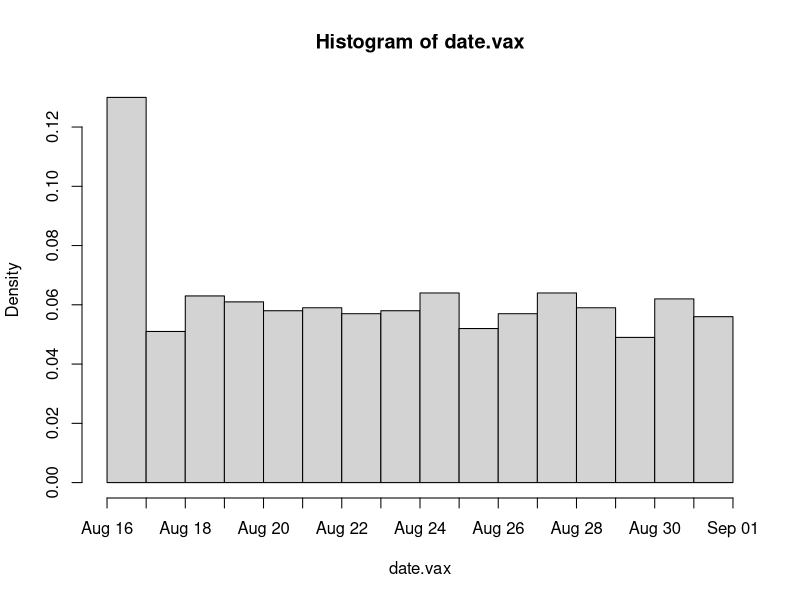
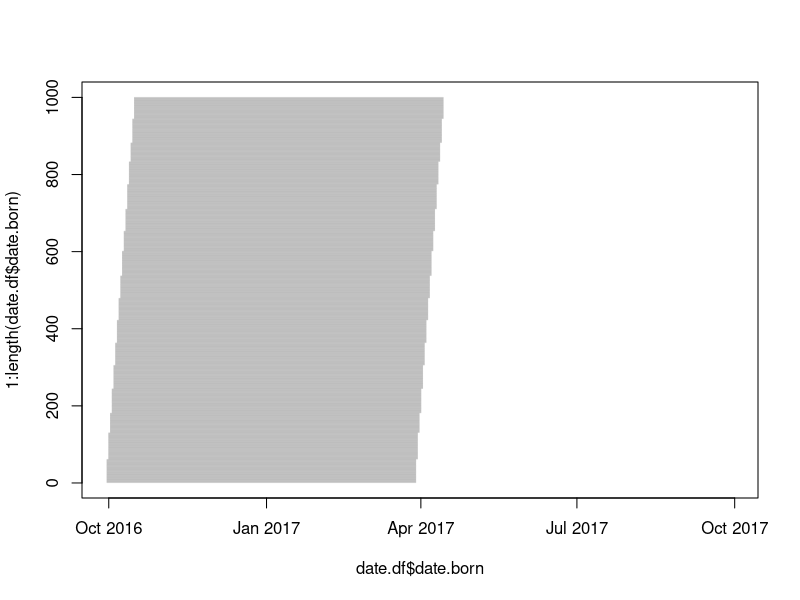
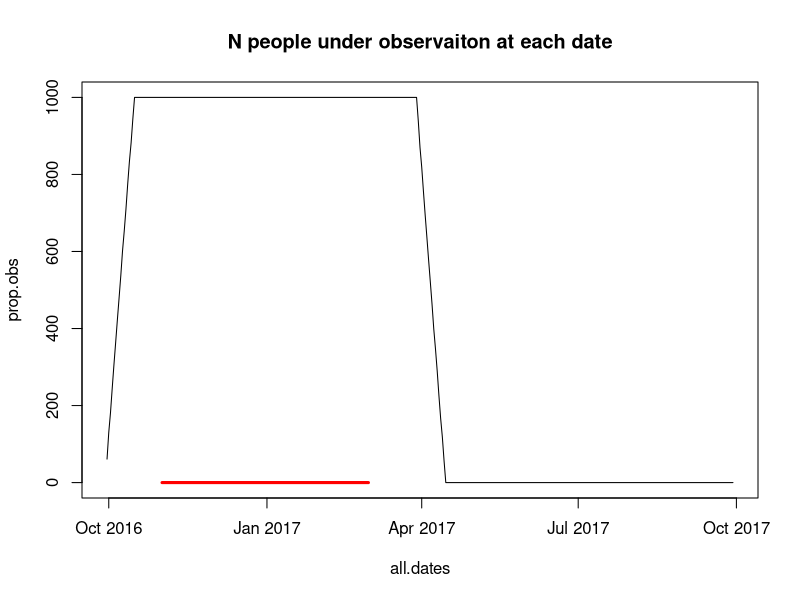
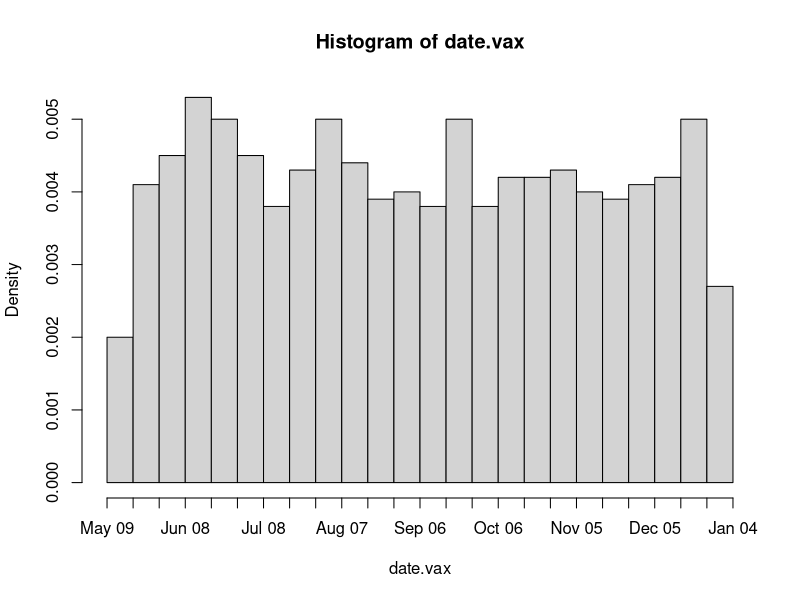
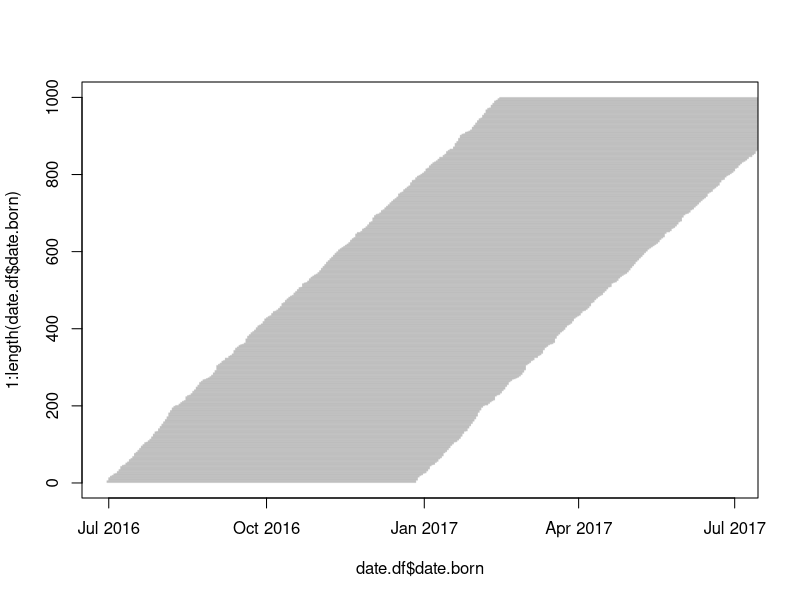
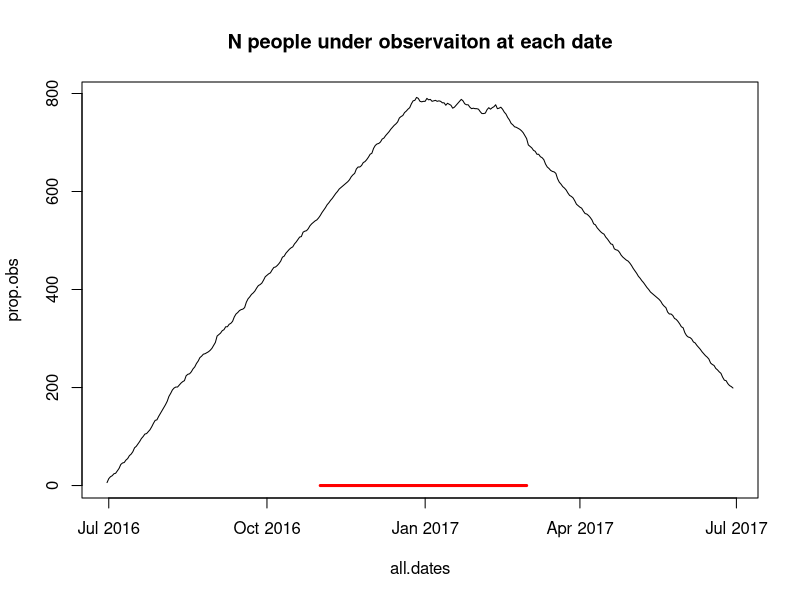
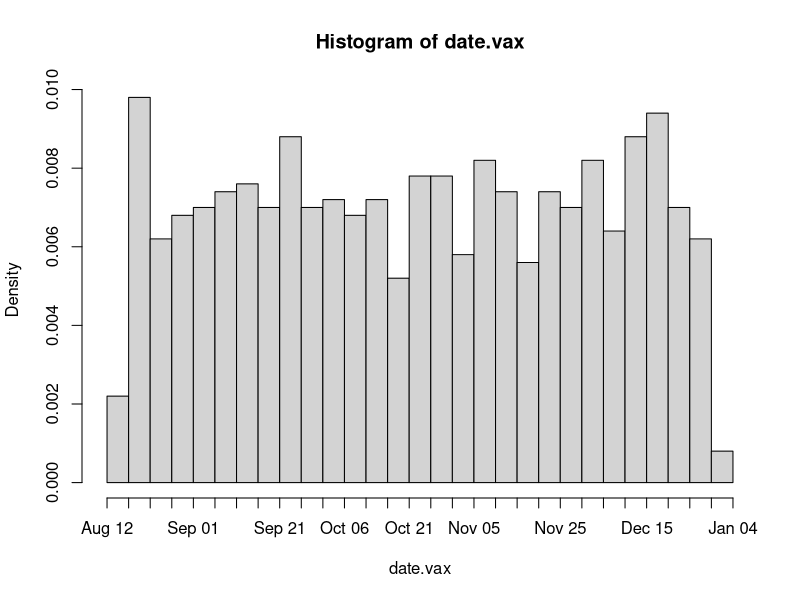
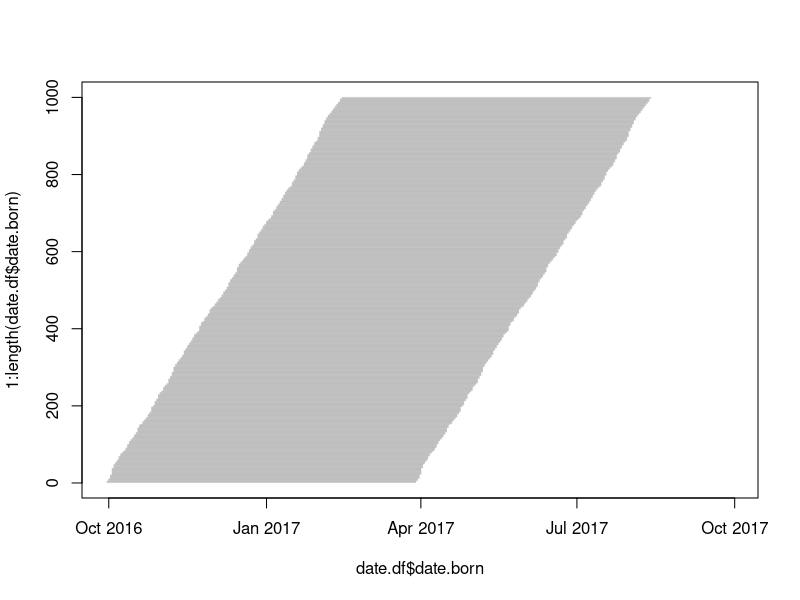

Recreate these plots in R, in order.


dates.test <- list(
  as.Date(c('2016-08-15','2016-09-01')),
  as.Date(c('2016-05-15','2016-12-31')),
  as.Date(c('2016-08-15','2016-12-31'))

)

for(k in 1:length(dates.test)){
start.vax.date <- dates.test[[k]][1]
end.vax.date <- dates.test[[k]][2]
length.vax.period <- as.numeric(end.vax.date - start.vax.date)

date.vax <- start.vax.date + 
  sample(c(1:length.vax.period), size=1000, replace=T ) 

hist(date.vax, breaks=20)

date.born <- date.vax + 45

follow.period.end <- date.born +180

date.df <- cbind.data.frame(date.born,follow.period.end)
date.df <- date.df[order(date.df$date.born),]
plot(y=1:length(date.df$date.born), x=date.df$date.born , col='white', xlim=c(min(date.df$date.born), min(date.df$date.born)+365 ))
arrows(x0=date.df$date.born, x1=date.df$follow.period.end, 
       y0=1:length(date.df$date.born), 
       length=0,
       col=rgb(0,0,0,alpha=0.1))

#to look at density, need to create a matrix with every day * N participants
all.dates <- seq.Date(from=min(date.born), length.out = 365, by='day')

mat1 <- matrix(0,nrow=nrow(date.df), ncol=365)

for(i in 1: nrow(mat1)){
  mat1[i,] <- all.dates >= date.df$date.born[i] & all.dates <= date.df$follow.period.end[i]
}
prop.obs <- apply(mat1,2,sum)

plot(all.dates,prop.obs, type='l', main='N people under observaiton at each date')
arrows(x0=as.Date('2016-11-01'), x1=as.Date('2017-03-01'), y0=0, col='red', lwd=3, length=0)
}